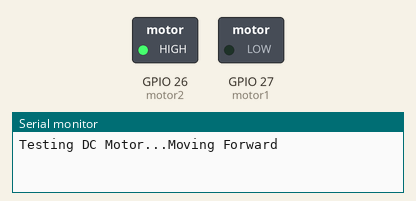
Recording of a sketch running on a simulated ESP32. Parts: switched loads named in the sketch (green lamp = pin HIGH), the last lines printed to the serial monitor.

Above: at 0.1 s.
At 12.1 s:
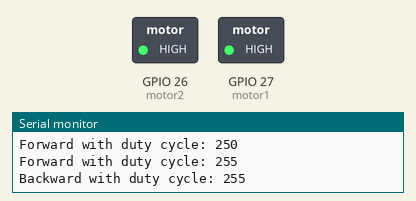
At 21.1 s:
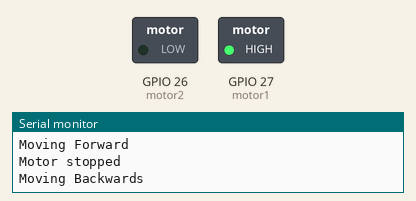
At 38.1 s:
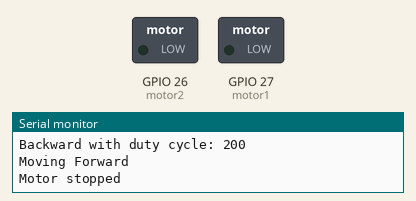
Timing chart, 0 to 40.0 s (numbered marks = the images above):
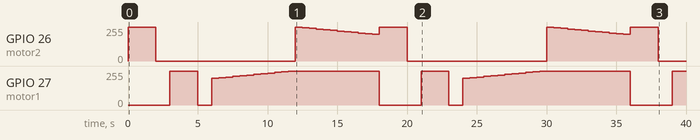

Measured:
- by itself, GPIO 27 (motor1): 0/255 → 255/255 at 3.0 s, → 0/255 2.0 s later, → 199/255 1.0 s later, → 204/255 0.50 s later, … (31 changes in this stretch)
- by itself, GPIO 26 (motor2): repeats every 18.0 s: 0/255 10.0 s, 255/255 0.50 s, 249/255 0.50 s, 244/255 0.50 s, 239/255 0.50 s, 234/255 0.50 s, 229/255 0.50 s, 224/255 0.50 s, 219/255 0.50 s, 214/255 0.50 s, 209/255 0.50 s, 204/255 0.50 s, 199/255 0.50 s, 255/255 2.0 s

The sketch:

Motor_speed_control.ino
```cpp
#define motor1 27
#define motor2 26
// #define enable1Pin = 14;

// Setting PWM properties
const int freq = 30000;
const int pwmChannel = 0;
const int resolution = 8;
int dutyCycle = 200;

void setup() {
  // sets the pins as outputs:
  pinMode(motor1, OUTPUT);
  pinMode(motor2, OUTPUT);
  // pinMode(enable1Pin, OUTPUT);

  // configure LEDC PWM


  Serial.begin(115200);

  // testing
  Serial.print("Testing DC Motor...");
}

void loop() {
  // Move the DC motor forward at maximum speed
  Serial.println("Moving Forward");
  digitalWrite(motor1, LOW);
  digitalWrite(motor2, HIGH);
  delay(2000);

  // Stop the DC motor
  Serial.println("Motor stopped");
  digitalWrite(motor1, LOW);
  digitalWrite(motor2, LOW);
  delay(1000);

  // Move DC motor backwards at maximum speed
  Serial.println("Moving Backwards");
  digitalWrite(motor1, HIGH);
  digitalWrite(motor2, LOW);
  delay(2000);

  // Stop the DC motor
  Serial.println("Motor stopped");
  digitalWrite(motor1, LOW);
  digitalWrite(motor2, LOW);
  delay(1000);

  // Move DC motor forward with increasing speed
  ledcAttachChannel(motor1, freq, resolution, pwmChannel);
  while (dutyCycle <= 255){
    ledcWrite(motor1, dutyCycle);
    Serial.print("Forward with duty cycle: ");
    Serial.println(dutyCycle);
    dutyCycle = dutyCycle + 5;
    delay(500);
  }
  dutyCycle = 255;
  digitalWrite(motor1, HIGH);
  digitalWrite(motor2, LOW);
  ledcAttachChannel(motor2, freq, resolution, pwmChannel);
  while ((dutyCycle>= 200)&(dutyCycle <= 255)){
    ledcWrite(motor2, dutyCycle);
    Serial.print("Backward with duty cycle: ");
    Serial.println(dutyCycle);
    dutyCycle = dutyCycle - 5;
    delay(500);
  }
  dutyCycle=200;
}
```
